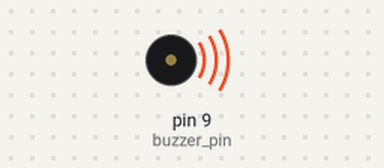
The sketch below on a simulated Arduino Uno, built with avr-gcc and run on an emulated ATmega328P. Parts: buzzer (waves = sounding).

Above: at 0.1 s.
Timing chart, 0 to 1.6 s (numbered marks = the images above):
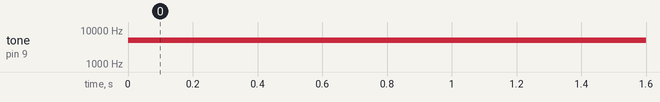

The sketch:

buzzer.ino
```cpp
int buzzer_pin = 9;

void setup() {
  // put your setup code here, to run once:

}

void loop() {
  // put your main code here, to run repeatedly:
  tone(buzzer_pin, 5000);
  delay(1000);

}
```

Measured:
- by itself, tone on pin 9 (buzzer_pin): silent → 5000 Hz at 0.00 s
